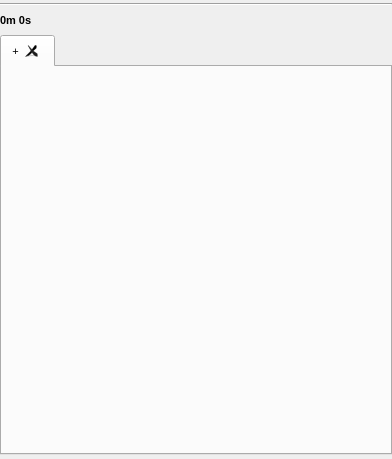
<?xml version="1.0" encoding="UTF-8"?>
<ui version="4.0">
 <class>Playlist_Window</class>
 <widget class="QWidget" name="Playlist_Window">
  <property name="windowModality">
   <enum>Qt::NonModal</enum>
  </property>
  <property name="geometry">
   <rect>
    <x>0</x>
    <y>0</y>
    <width>392</width>
    <height>459</height>
   </rect>
  </property>
  <property name="sizePolicy">
   <sizepolicy hsizetype="Preferred" vsizetype="Preferred">
    <horstretch>0</horstretch>
    <verstretch>0</verstretch>
   </sizepolicy>
  </property>
  <property name="minimumSize">
   <size>
    <width>0</width>
    <height>0</height>
   </size>
  </property>
  <property name="maximumSize">
   <size>
    <width>16516</width>
    <height>16777215</height>
   </size>
  </property>
  <property name="font">
   <font>
    <pointsize>8</pointsize>
   </font>
  </property>
  <property name="toolTip">
   <string/>
  </property>
  <layout class="QGridLayout" name="gridLayout">
   <property name="sizeConstraint">
    <enum>QLayout::SetDefaultConstraint</enum>
   </property>
   <property name="leftMargin">
    <number>0</number>
   </property>
   <property name="topMargin">
    <number>3</number>
   </property>
   <property name="rightMargin">
    <number>0</number>
   </property>
   <property name="bottomMargin">
    <number>0</number>
   </property>
   <property name="horizontalSpacing">
    <number>0</number>
   </property>
   <property name="verticalSpacing">
    <number>4</number>
   </property>
   <item row="5" column="0">
    <widget class="GUI_PlaylistBottomBar" name="bottom_bar" native="true">
     <property name="sizePolicy">
      <sizepolicy hsizetype="MinimumExpanding" vsizetype="Maximum">
       <horstretch>0</horstretch>
       <verstretch>0</verstretch>
      </sizepolicy>
     </property>
    </widget>
   </item>
   <item row="2" column="0" colspan="2">
    <widget class="PlaylistTabWidget" name="tw_playlists">
     <property name="focusPolicy">
      <enum>Qt::NoFocus</enum>
     </property>
     <property name="tabShape">
      <enum>QTabWidget::Rounded</enum>
     </property>
     <property name="tabsClosable">
      <bool>true</bool>
     </property>
     <widget class="QWidget" name="tab_pl1">
      <attribute name="title">
       <string notr="true">+</string>
      </attribute>
      <layout class="QGridLayout" name="gridLayout_2">
       <property name="spacing">
        <number>0</number>
       </property>
      </layout>
     </widget>
    </widget>
   </item>
   <item row="1" column="0">
    <layout class="QHBoxLayout" name="horizontalLayout">
     <item>
      <widget class="QLabel" name="lab_totalTime">
       <property name="sizePolicy">
        <sizepolicy hsizetype="MinimumExpanding" vsizetype="Preferred">
         <horstretch>0</horstretch>
         <verstretch>0</verstretch>
        </sizepolicy>
       </property>
       <property name="font">
        <font>
         <weight>75</weight>
         <bold>true</bold>
        </font>
       </property>
       <property name="focusPolicy">
        <enum>Qt::NoFocus</enum>
       </property>
       <property name="text">
        <string notr="true">0m 0s</string>
       </property>
       <property name="alignment">
        <set>Qt::AlignLeading|Qt::AlignLeft|Qt::AlignVCenter</set>
       </property>
      </widget>
     </item>
     <item>
      <widget class="QPushButton" name="btn_clear">
       <property name="text">
        <string/>
       </property>
       <property name="icon">
        <iconset resource="../Resources/Icons.qrc">
         <normaloff>:/Icons/broom.png</normaloff>:/Icons/broom.png</iconset>
       </property>
       <property name="flat">
        <bool>true</bool>
       </property>
      </widget>
     </item>
    </layout>
   </item>
   <item row="0" column="0">
    <widget class="Line" name="line">
     <property name="orientation">
      <enum>Qt::Horizontal</enum>
     </property>
    </widget>
   </item>
  </layout>
 </widget>
 <customwidgets>
  <customwidget>
   <class>PlaylistTabWidget</class>
   <extends>QTabWidget</extends>
   <header>GUI/Playlist/TabWidget.h</header>
   <container>1</container>
  </customwidget>
  <customwidget>
   <class>GUI_PlaylistBottomBar</class>
   <extends>QWidget</extends>
   <header>GUI/Playlist/BottomBar.h</header>
   <container>1</container>
  </customwidget>
 </customwidgets>
 <resources>
  <include location="../Resources/Icons.qrc"/>
 </resources>
 <connections/>
</ui>
